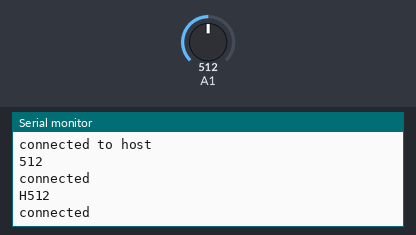
Recording of a sketch running on a simulated Arduino Leonardo, built with avr-gcc and run on an emulated ATmega32U4. Shown: the last lines printed to the serial monitor. The inputs (shaded band) are chosen by the test bench; at power-on: A1 = 512. WiFi joins after 1.5 s; servers stay silent unless stated; uploads are accepted with an empty reply.

Above: at 3.9 s.
4.0 s: A1 set to 716
At 5.6 s:
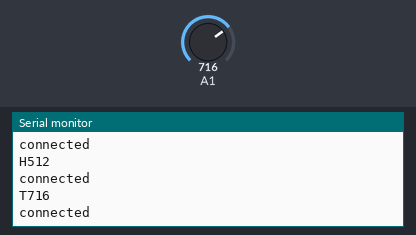
7.2 s: A1 set to 900
At 13.7 s:
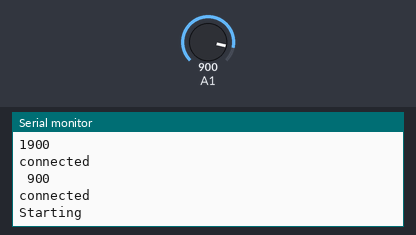
Timing chart, 0 to 15.2 s (numbered marks = the images above; inputs shaded):
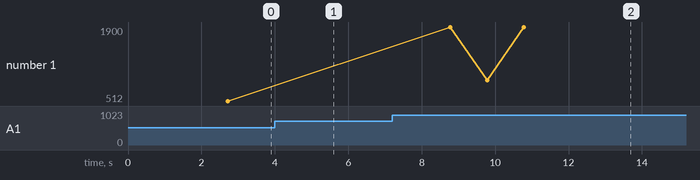

The sketch:

sendtoapi.ino
```cpp
#include <SPI.h>
#include <Ethernet.h>

// Enter a MAC address for your controller below.
// Newer Ethernet shields have a MAC address printed on a sticker on the shield
byte mac[] = { 0xDE, 0xAD, 0xBE, 0xEF, 0xFE, 0xED };
// if you don't want to use DNS (and reduce your sketch size)
// use the numeric IP instead of the name for the server:

char server[] = "ventsi.dev.ventom-solutions.com";    // name address for Google (using DNS)

// Set the static IP address to use if the DHCP fails to assign
IPAddress ip(192,168,0,177);

// Initialize the Ethernet client library
// with the IP address and port of the server
// that you want to connect to (port 80 is default for HTTP):
EthernetClient client;


int numRetries = 0;
void setup() {
 // Open serial communications and wait for port to open:
  Serial.begin(9600);
   while (!Serial) {
    ; // wait for serial port to connect. Needed for Leonardo only
  }

 connectToServer();
}

void loop()
{
   numRetries++;
  // if there are incoming bytes available
  // from the server, read them and print them:
  if (client.available()) {
    char c = client.read();
    Serial.print(c);
  }


  sendtoserver();

  // if the server's disconnected, stop the client:
  if (!client.connected()) {
    Serial.println();
    Serial.println("disconnecting.");
    client.stop();

    // do nothing forevermore:
    //while(true);
    delay(2000);
  }

  if(numRetries%10==0)
    connectToServer();
}

void sendtoserver()
{


    int sensorValue = analogRead(A1);
    String sensorValueString = String(sensorValue);

    Serial.println(sensorValue);

    Serial.println("connected");
    // Make a HTTP request:
    client.println("GET /arduino/api/?moisture="+sensorValueString+" HTTP/1.1");
    client.println("Host: ventsi.dev.ventom-solutions.com");
   // client.println("Connection: close");
    client.println();

  delay(1000);
}

void connectToServer()
{

      Serial.println("Starting");
      // start the Ethernet connection:
      if (Ethernet.begin(mac) == 0) {
        Serial.println("Failed to configure Ethernet using DHCP");
        // no point in carrying on, so do nothing forevermore:
        // try to congifure using IP address instead of DHCP:
        Ethernet.begin(mac, ip);
      }
      Serial.println("After start");
      // give the Ethernet shield a second to initialize:
      delay(1000);
      Serial.println("connecting...");
      // if you get a connection, report back via serial:
      if (client.connect(server, 80)) {
        Serial.println("connected to host");
      }
      else {
        // kf you didn't get a connection to the server:
        Serial.println("connection failed");
      }

}
```

Measured:
- after the input at 4.0 s, the serial monitor: prints a new line after 0.78 s (image 1)
- after the input at 7.2 s, the serial monitor: prints a new line after 0.58 s (image 2)
- plotted number 1: 512 → 900 after the input at 7.2 s
